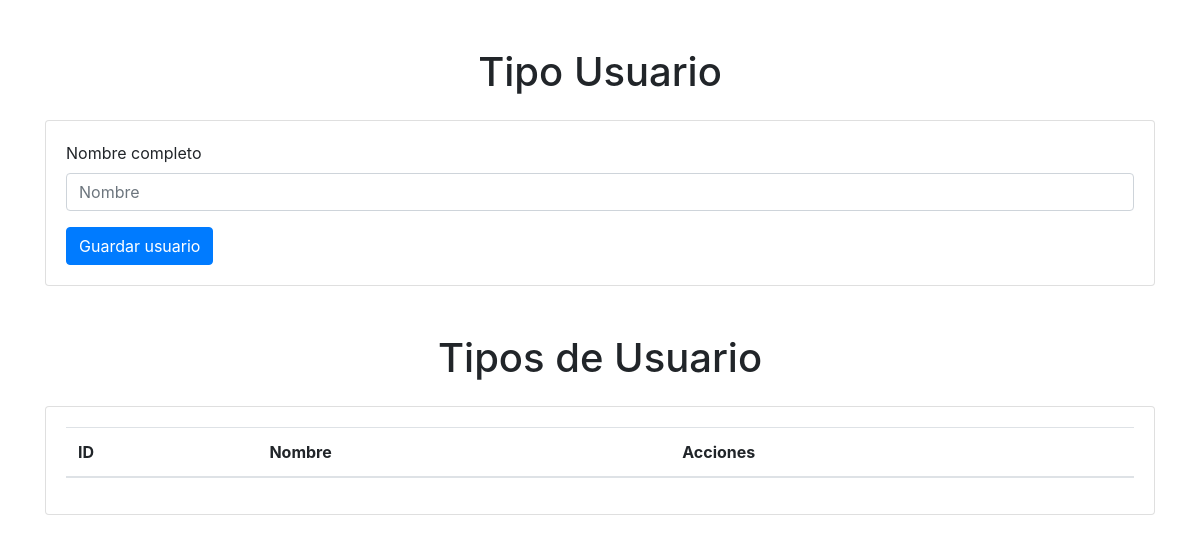
The app's page /administrar/mantenedorTipoUsuario/, older data.
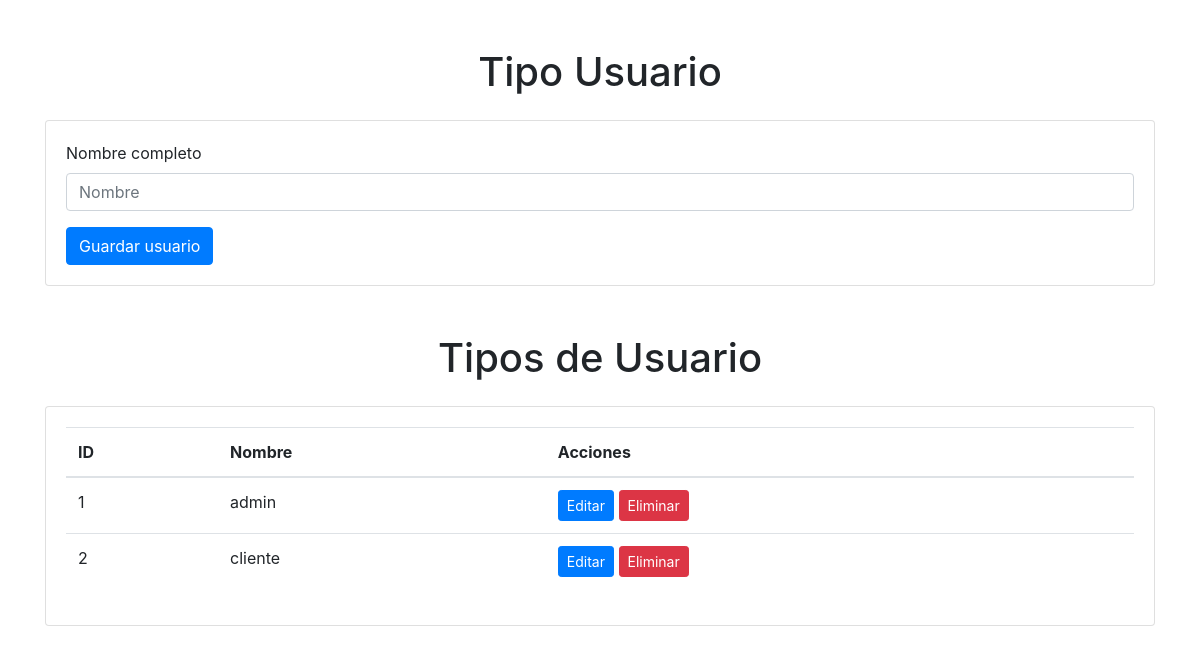
The same page, newer data.
### aplicacion/models.py (models this page shows, shortened)
class TipoUsuario(models.Model):
    IdTipoUsuario = models.AutoField(primary_key=True)
    nombre = models.CharField(max_length=255)

### aplicacion/views.py (the view)
# urls.py: path('administrar/mantenedorTipoUsuario/', views.mantenedorTipoUsuario, name='mantenedorTipoUsuario'),
def mantenedorTipoUsuario(request):
    tipos_usuarios = TipoUsuario.objects.all()  # Obtiene todos los objetos de TipoUsuario
    return render(request, 'aplicacion/tipousuario.html', {'tipos_usuarios': tipos_usuarios})

### aplicacion/templates/aplicacion/tipousuario.html (shortened to what this page needs)
{% load static %}
<!DOCTYPE html>
<html lang="es">
<head>
    <link rel="stylesheet" href="{% static 'css/style.css' %}">
    <link rel="stylesheet" href="https://stackpath.bootstrapcdn.com/bootstrap/4.5.2/css/bootstrap.min.css">
</head>
<body>
    <div class="container mt-5">
        <h1 class="text-center">Tipo Usuario</h1>
        <div class="card mt-4">
            <div class="card-body">
                <form>
                    <div class="form-group">
                        <label for="nombre">Nombre completo</label>
                        <input type="text" class="form-control" id="nombre" placeholder="Nombre">
                    </div>
                    <button type="button" class="btn btn-primary" onclick="agregarTipoUsuario();">Guardar usuario</button>
                </form>
            </div>
        </div>
    </div>
<div class="container mt-5">
    <h1 class="text-center">Tipos de Usuario</h1>
    <div class="card mt-4">
        <div class="card-body">
            <table class="table">
                <thead>
                    <tr>
                        <th>ID</th>
                        <th>Nombre</th>
                        <th>Acciones</th>
                    </tr>
                </thead>
                <tbody>
                    {% for tipo_usuario in tipos_usuarios %}
                    <tr>
                        <td>{{ tipo_usuario.IdTipoUsuario }}</td>
                        <td>{{ tipo_usuario.nombre }}</td>
                        <td>
                            <a href="{% url 'editar_tipo_usuario' tipo_usuario.IdTipoUsuario %}" class="btn btn-sm btn-primary">Editar</a>
                            <a href="{% url 'eliminar_tipo_usuario' tipo_usuario.IdTipoUsuario %}" class="btn btn-sm btn-danger">Eliminar</a>
                        </td>
                    </tr>
                    {% endfor %}
                </tbody>
            </table>
        </div>
    </div>
</div>
</body>
</html>

Row changes from the older to the newer data that the page shows:
added TipoUsuario: IdTipoUsuario "1", nombre "admin"
added TipoUsuario: IdTipoUsuario "2", nombre "cliente"
